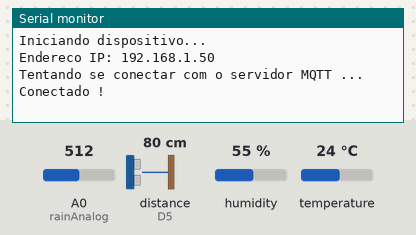
Simulated run of this sketch. Board: ESP8266 (NodeMCU). On the bench: the last lines printed to the serial monitor. The test bench sets the inputs (shaded band); at power-on: distance to the obstacle (sensor on D5) 80 cm, humidity 55 %, A0 (rainAnalog) = 512, temperature 24 °C. The echo pulse lasts 58.3 µs per cm; WiFi joins after 1.5 s; servers stay silent unless stated; random numbers use the default seed unless the sketch sets one; no MQTT or app messages arrive unless stated.

Above: at 2.7 s.
2.8 s: distance to the obstacle (sensor on D5) set to 2 cm
At 9.3 s:
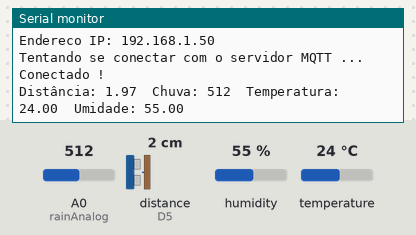
16.8 s: humidity set to 22 %
At 25.3 s:
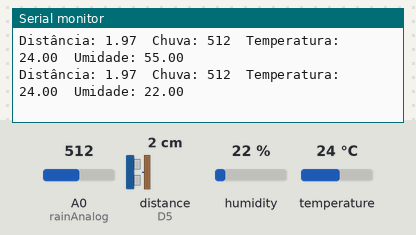
27.7 s: A0 (rainAnalog) set to 716
At 32.7 s:
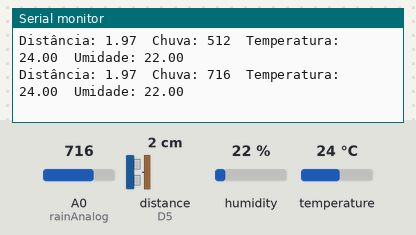
38.6 s: temperature set to 12 °C
At 41.3 s:
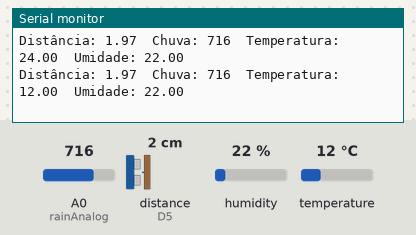
49.5 s: distance to the obstacle (sensor on D5) set to 4 cm
At 57.2 s:
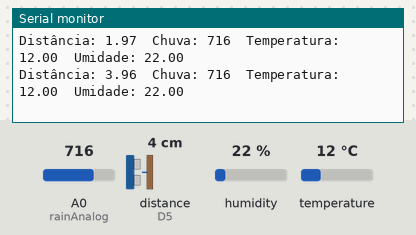
60.4 s: A0 (rainAnalog) set to 992
At 64.6 s:
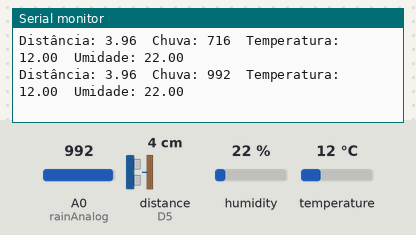
Timing chart, 0 to 66.1 s (numbered marks = the images above; inputs shaded):
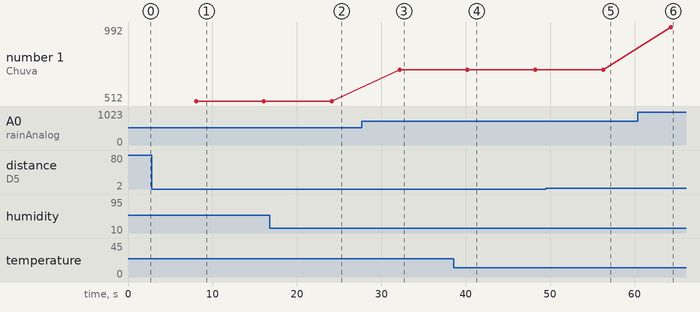

Measured:
- after the input at 2.8 s, the serial monitor: prints a new line after 5.3 s (image 1)
- after the input at 16.8 s, the serial monitor: prints a new line after 7.3 s (image 2)
- after the input at 27.7 s, the serial monitor: prints a new line after 4.5 s (image 3)
- after the input at 38.6 s, the serial monitor: prints a new line after 1.6 s (image 4)
- after the input at 49.5 s, the serial monitor: prints a new line after 6.8 s (image 5)
- after the input at 60.4 s, the serial monitor: prints a new line after 3.9 s (image 6)
- plotted number 1: 512 → 716 after the input at 27.7 s, 716 → 992 after the input at 60.4 s

The sketch:

projetoIot.ino
```cpp
/* NODEMCU OT AND WIFI LIBS */
#include <ESP8266WiFi.h>
#include <ESP8266mDNS.h>
#include <WiFiUdp.h>
#include <ArduinoOTA.h>

/* HIVEMQ BROKER LIBS */
#include <WiFiClientSecure.h>
#include <PubSubClient.h>

/* DHT-11 LIBS */
#include <DHT.h>
#include <DHT_U.h>

// PREFIX -> arkaisho_iot_project_
const char* proximity_sensor_topic = "arkaisho_iot_project_proximity";
const char* temperature_sensor_topic = "arkaisho_iot_project_temperature";
const char* umidity_sensor_topic = "arkaisho_iot_project_umidity";
const char* rain_sensor_topic = "arkaisho_iot_project_rain";
const char* temperature_sensor_failure_topic = "arkaisho_iot_project_temperature_failure";
const char* umidity_sensor_failure_topic = "arkaisho_iot_project_umidity_failure";

//PINOUT REFERENCE
static const uint8_t D0   = 16;
static const uint8_t D1   = 5;
static const uint8_t D2   = 4;
static const uint8_t D3   = 0;
static const uint8_t D4   = 2;
static const uint8_t D5   = 14;
static const uint8_t D6   = 12;
static const uint8_t D7   = 13;
static const uint8_t D8   = 15;

//TIME REFERENCE
unsigned long previousMillis = 0;

void setup() {
  setupSerial();
  setupWifiConfigurations();
  setupHiveMqClient();
  setupProxmitySensorPinMode();
  setupRainSensorPinMode();
  setupTemperatureUmiditySensorPinMode();
}

void setupSerial() {
  Serial.begin(115200);
  Serial.println("");
  Serial.println("Iniciando dispositivo...");
}

void loop() {
  //STARTS OTA WATCHING
  ArduinoOTA.handle();

  unsigned long currentMillis = millis();
  if (currentMillis - previousMillis > 8000 ) {
    previousMillis = currentMillis;
    int proximity_value = readProximitySensor();
    publishMessage(proximity_sensor_topic, String(proximity_value));

    int rain_value = readRainSensor();
    publishMessage(rain_sensor_topic, String(rain_value));

    int temperature_value = readTemperatureSensor();
    if (temperature_value > 0) {
      publishMessage(temperature_sensor_topic, String(temperature_value));
    } else {
      publishMessage(temperature_sensor_failure_topic, String(temperature_value));
    }

    int umidity_value = readUmiditySensor();
    if (umidity_value > 0 && umidity_value <= 100) {
      publishMessage(umidity_sensor_topic, String(umidity_value));
    } else {
      publishMessage(umidity_sensor_failure_topic, String(umidity_value));
    }

    Serial.println();
  }
  delay(100);
}
```

brokerUtils.ino
```cpp
/* HIVEMQ BROKER CONFIGURATIONS */
const char* mqtt_server = "broker.emqx.io";
const int mqtt_port = 1883;

WiFiClient espClient;
PubSubClient client(espClient);

void setupHiveMqClient() {
  client.setServer(mqtt_server, mqtt_port);

  String clientId = "ESP8266-joao-";
  clientId += String(random(0xffff), HEX);

  while (!client.connected()) {
    Serial.println("Tentando se conectar com o servidor MQTT ...");
    //    if (client.connect(clientId.c_str(), mqtt_username, mqtt_password)) {
    if (client.connect(clientId.c_str())) {
      Serial.println("Conectado !");
    } else {
      Serial.print("Falha de conexão (estado do cliente = ");
      Serial.print(client.state());
      Serial.println(")");
      delay(1000);
    }
  }
}

void publishMessage(const char* topic, String payload ) {
  client.publish(topic, payload.c_str());
  //  Serial.println("Message publised [" + String(topic) + "]: " + payload);
}
```

proximitySensorUtils.ino
```cpp
/* RC-SR04 CONFIGURATIONS */
long duration;
float distanceCm;
#define trigPin D6
#define echoPin D5
#define SOUND_VELOCITY 0.034029 //define sound velocity in cm/uS

int readProximitySensor() {
  //SHOOT PULSE
  digitalWrite(trigPin, LOW);
  delayMicroseconds(10);
  digitalWrite(trigPin, HIGH);
  delayMicroseconds(10);
  digitalWrite(trigPin, LOW);
  //STOP PULSE

  //READ SOUND TRAVEL TIME IN MICROSECONDS
  duration = pulseIn(echoPin, HIGH);
  distanceCm = duration * SOUND_VELOCITY / 2;


  Serial.print("Distância: ");
  Serial.print(distanceCm);
  Serial.print("\t");
  return (int)distanceCm;
}

void setupProxmitySensorPinMode() {
  pinMode(trigPin, OUTPUT);
  pinMode(echoPin, INPUT);
}
```

rainSensorUtils.ino
```cpp
/* MH-RD CONFIGURATIONS */
#define rainAnalog A0
//#define rainDigital D1

int readRainSensor() {
  int readedValue = analogRead(rainAnalog);
  //  int rainDigitalVal = digitalRead(rainDigital);

  Serial.print("Chuva: ");
  Serial.print(readedValue);
  Serial.print("\t");
  return (int)readedValue;
}

void setupRainSensorPinMode() {
  pinMode(rainAnalog , INPUT);
  //  pinMode(rainDigital , INPUT);
}
```

temperatureSensorUtils.ino
```cpp
/* DHT-11 CONFIGURATIONS */
#define temperaturePin D2
#define DHTTYPE DHT11

DHT dht(temperaturePin, DHTTYPE);

int readTemperatureSensor() {
  float temperature = dht.readTemperature();
  if (isnan(temperature)) {
    return 0;
  } else {
    Serial.print("Temperatura: ");
    Serial.print(temperature);
    Serial.print("\t");
    return (int)temperature;
  }
}

int readUmiditySensor() {
  float  umidity = dht.readHumidity();
  if (isnan(umidity)) {
    return 0;
  } else {
    Serial.print("Umidade: ");
    Serial.print(umidity);
    Serial.print("\t");
    return (int)umidity;
  }
}

void setupTemperatureUmiditySensorPinMode() {
}
```

wifiUtils.ino
```cpp
/* OTA AND WIFI CONFIGURATIONS */
const char* ssid = "interner";
const char* password = "senha";


void setupWifiConfigurations() {
  WiFi.mode(WIFI_STA);
  WiFi.begin(ssid, password);
  while (WiFi.waitForConnectResult() != WL_CONNECTED) {
    Serial.print("Falha de conexão: ");
    Serial.println(WiFi.waitForConnectResult());
    Serial.println("Reiniciando...");
    delay(5000);
    ESP.restart();
  }

  // Porta padrao do ESP8266 para OTA eh 8266 - Voce pode mudar ser quiser, mas deixe indicado!
  // ArduinoOTA.setPort(8266);

  // O Hostname padrao eh esp8266-[ChipID], mas voce pode mudar com essa funcao
  ArduinoOTA.setHostname("NodeMcu-joao");

  // Nenhuma senha eh pedida, mas voce pode dar mais seguranca pedindo uma senha pra gravar
  // ArduinoOTA.setPassword((const char *)"123");

  ArduinoOTA.onStart([]() {
    Serial.println("Inicio...");
  });
  ArduinoOTA.onEnd([]() {
    Serial.println("nFim!");
  });
  ArduinoOTA.onProgress([](unsigned int progress, unsigned int total) {
    Serial.printf("Progresso: %u%%r", (progress / (total / 100)));
  });
  ArduinoOTA.onError([](ota_error_t error) {
    Serial.printf("Erro [%u]: ", error);
    if (error == OTA_AUTH_ERROR) Serial.println("Autenticacao Falhou");
    else if (error == OTA_BEGIN_ERROR) Serial.println("Falha no Inicio");
    else if (error == OTA_CONNECT_ERROR) Serial.println("Falha na Conexao");
    else if (error == OTA_RECEIVE_ERROR) Serial.println("Falha na Recepcao");
    else if (error == OTA_END_ERROR) Serial.println("Falha no Fim");
  });
  ArduinoOTA.begin();
  Serial.print("Endereco IP: ");
  Serial.println(WiFi.localIP());
}
```
